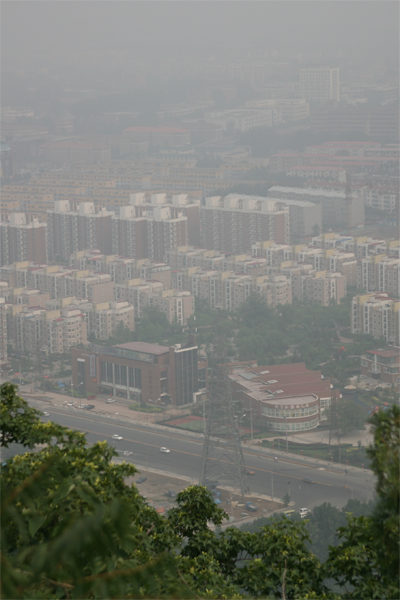
//> input picture origin/canon.bmp, 400 x 600 px
$ ./main ../origin/canon.bmp out.png   (built with g++ and OpenCV 4)
//> lines starting //> are read from the running program, lines starting //| are printed output that depends on the picture
//> further down, img is the input picture: 600 rows x 400 cols, CV_8UC3; mean B, G, R 117.8, 124.9, 123.1
#include <opencv2/core/core.hpp>
#include <opencv2/highgui/highgui.hpp>
#include <opencv2/imgproc/imgproc.hpp>

#include <stdio.h>
#include <assert.h>

#define HU_MIN(a, b) ((a) < (b) ? (a) : (b))
#define HU_MAX(a, b) ((a) > (b) ? (a) : (b))
#define HU_ABS(a) ((a) < 0 ? (-a) : (a))

#define OMEGA 0.9375
#define T0 0.25
#define WIN_SIZE 1

#define SHOW_IMAGE(x) {cv::imshow(#x, x); cv::waitKey();}

cv::Mat& get_dark_channels(cv::Mat &src, cv::Mat &darkChannel, int ws)
{
//> called with ws = 1
    int rows = src.rows;
//> rows = 600
    int cols = src.cols;
//> cols = 400

    cv::Mat darkChan(rows, cols, CV_8UC1, cv::Scalar(255));
    darkChannel = cv::Mat(rows, cols, CV_8UC1, cv::Scalar(255));

    for(int y = 0; y < rows; y++)
    {
        for(int x = 0; x < cols; x++)
        {
            cv::Vec3b vec = src.at<cv::Vec3b>(y, x);
            darkChan.at<uchar>(y, x) = HU_MIN( HU_MIN(vec[0], vec[1]), vec[2] );
        }
    }
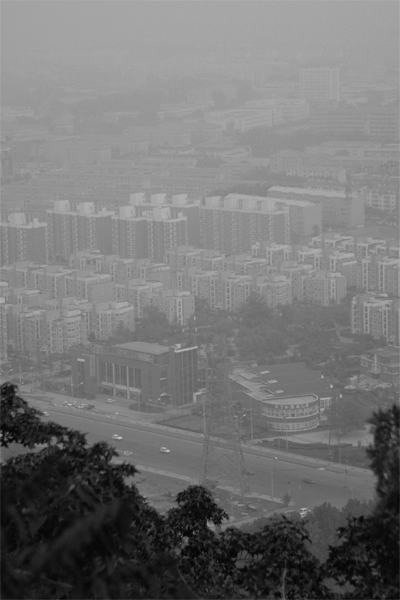
//> darkChan: 600 rows x 400 cols, CV_8UC1; min 4, max 199, mean 116.6


    for(int y = 0; y < rows; y++)
    {
        int y0 = HU_MAX(0, y-ws);
        int y1 = HU_MIN(y+ws, rows-1);

        for(int x = 0; x < cols; x++)
        {
            int x0 = HU_MAX(0, x-ws);
            int x1 = HU_MIN(x+ws, cols-1);

            uchar minValue = 255;

            for(int j = y0; j <= y1; j++)
                for(int i = x0; i <= x1; i++)
                    minValue = HU_MIN(minValue, darkChan.at<uchar>(j, i));

            darkChannel.at<uchar>(y, x) = minValue;
        }
    }
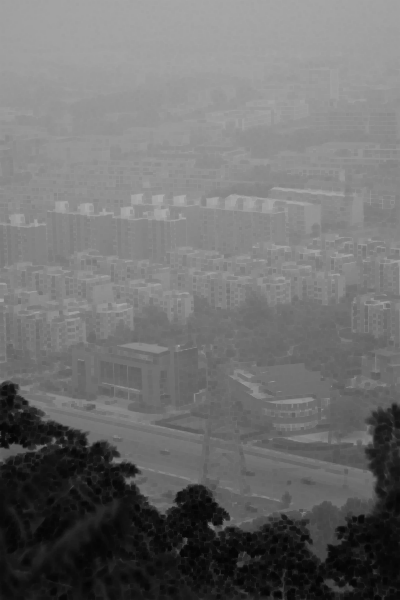
//> darkChannel: 600 rows x 400 cols, CV_8UC1; min 4, max 174, mean 111
}


// [167 lines left out: functions get_airlight, filter_image, estimate_transmission_ori, estimate_transmission, dehaze_image, not called in this run]


void merge_image(cv::Mat &img1, cv::Mat &img2, cv::Mat &res);


// [16 lines left out: function test_origin_method, not called in this run]


void test_new_method(cv::Mat &src, cv::Mat &dst)
{
    cv::Mat darkChannel, trans, dehazedImg, blur;

    int airLight;

//> (the run ends here: the program stops with an error, at `get_dark_channels(src, darkChannel, WIN_SIZE);`)

$ run again, on origin/fog01.bmp
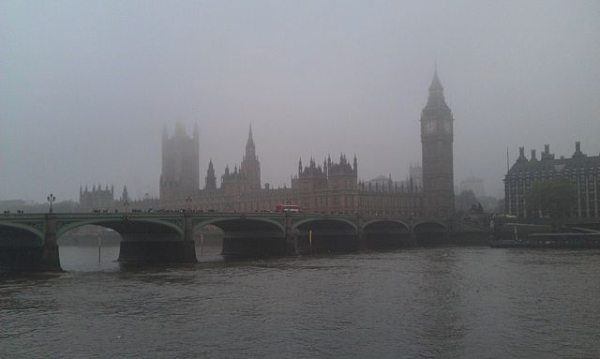
//> input picture origin/fog01.bmp, 600 x 359 px
//> img is the input picture: 359 rows x 600 cols, CV_8UC3; mean B, G, R 123.7, 119.4, 117.2
//> after the loop in get_dark_channels, `for(int y = 0; y < rows; y++)`:
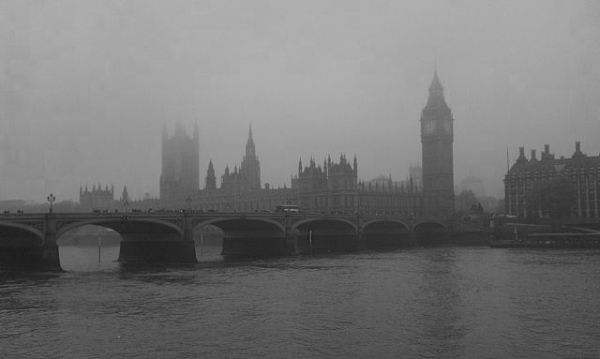
//> darkChan: 359 rows x 600 cols, CV_8UC1; min 24, max 177, mean 116.5

$ run again, on origin/fog02.bmp
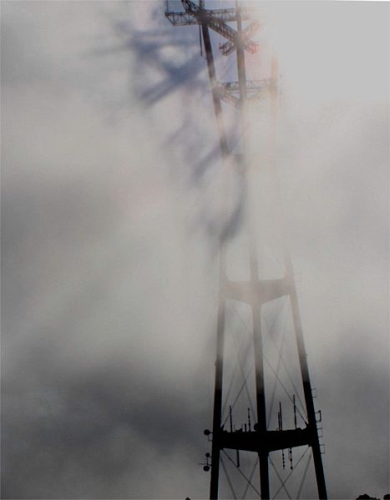
//> input picture origin/fog02.bmp, 390 x 500 px
//> img is the input picture: 500 rows x 390 cols, CV_8UC3; mean B, G, R 139.9, 140.6, 142.7
//> after the loop in get_dark_channels, `for(int y = 0; y < rows; y++)`:
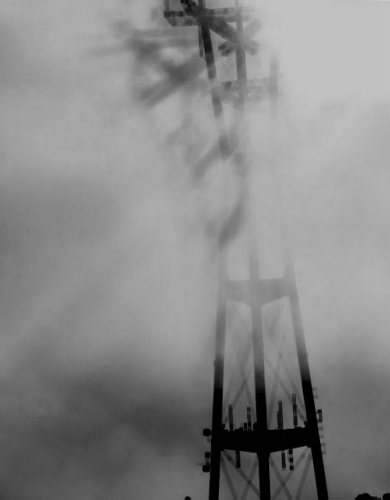
//> darkChannel: 500 rows x 390 cols, CV_8UC1; min 0, max 204, mean 135.9

$ run again, on origin/fog03.bmp
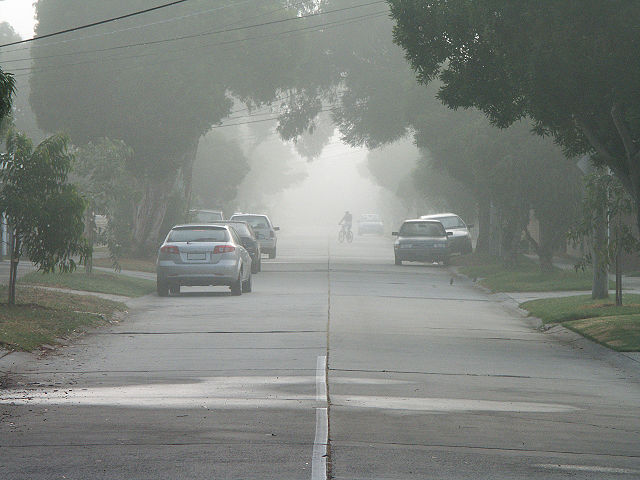
//> input picture origin/fog03.bmp, 640 x 480 px
//> img is the input picture: 480 rows x 640 cols, CV_8UC3; mean B, G, R 125, 130, 125.5
//> after the loop in get_dark_channels, `for(int y = 0; y < rows; y++)`:
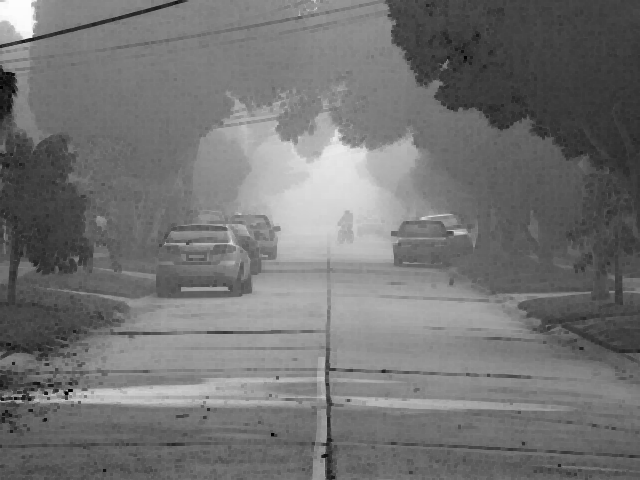
//> darkChannel: 480 rows x 640 cols, CV_8UC1; min 0, max 253, mean 114.8
